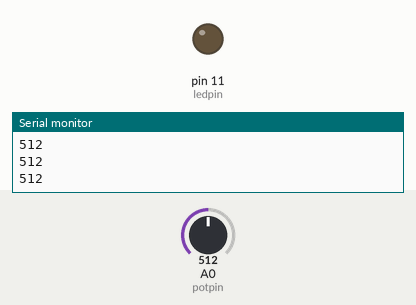
Simulated run of this sketch. Board: Arduino Uno, built with avr-gcc and run on an emulated ATmega328P. Parts: output pins drawn as LEDs (lit = HIGH), the last lines printed to the serial monitor. The inputs (shaded band) are chosen by the test bench; at power-on: A0 (potpin) = 512.

Above: at 1.2 s.
1.3 s: A0 (potpin) set to 716
At 2.5 s:
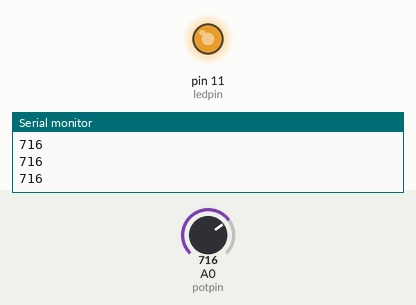
2.8 s: A0 (potpin) set to 750
At 3.9 s:
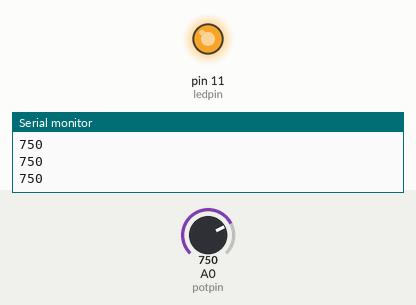
4.3 s: A0 (potpin) set to 768
At 4.8 s:
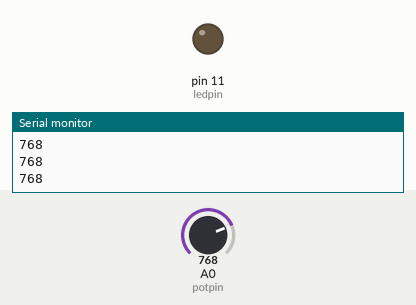
5.8 s: A0 (potpin) set to 900
At 7.0 s:
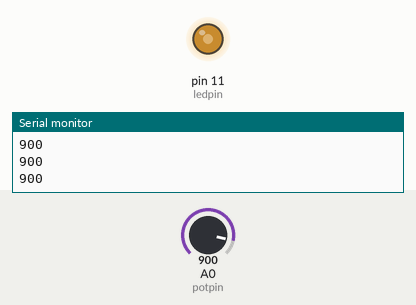
7.3 s: A0 (potpin) set to 306
At 8.5 s:
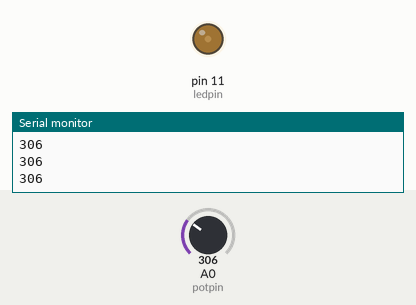
8.8 s: A0 (potpin) set to 0
At 9.3 s:
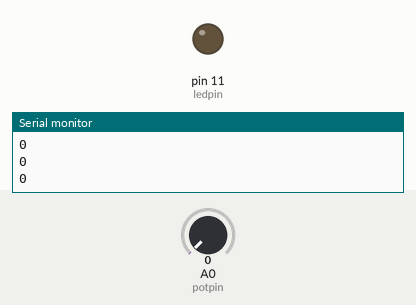
Timing chart, 0 to 11.3 s (numbered marks = the images above; inputs shaded):
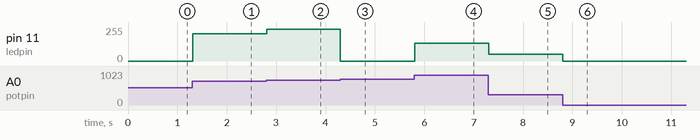

The sketch:

guanggan.ino
```cpp
int potpin=0; //定义模拟接口0 连接光敏电阻
int ledpin=11; //定义数字接口11 输出PWM 调节LED 亮度
int val=0; //定义变量val
void setup()
{
  pinMode(ledpin,OUTPUT); //定义数字接口11 为输出
  Serial.begin(9600); //设置波特率为9600
}
void loop()
{
  val=analogRead(potpin); //读取传感器的模拟值并赋值给val
  Serial.println(val); //显示val 变量数值
  analogWrite(ledpin,val);// 打开LED 并设置亮度（PWM 输出最大值255）
  delay(10); //延时0.01 秒
}
```

Measured:
- the behaviour switches between 767 and 768 on A0 (potpin) (found by bisection; images 2 and 3)
- after the input at 1.3 s, pin 11 (ledpin): 0/255 → 204/255 at once
- after the input at 2.8 s, pin 11 (ledpin): 204/255 → 238/255 at once
- after the input at 4.3 s, pin 11 (ledpin): 238/255 → 0/255 at once
- after the input at 5.8 s, pin 11 (ledpin): 0/255 → 132/255 at once
- after the input at 7.3 s, pin 11 (ledpin): 132/255 → 50/255 at once
- after the input at 8.8 s, pin 11 (ledpin): 50/255 → 0/255 at once
